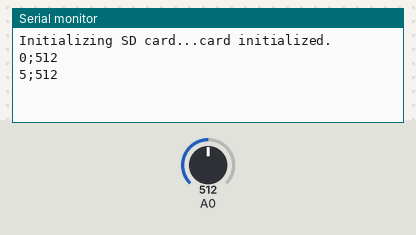
Bench run of a sketch on a simulated Arduino Uno, built with avr-gcc and run on an emulated ATmega328P. On the bench: the last lines printed to the serial monitor. The test bench sets the inputs (shaded band); at power-on: A0 = 512. Storage starts empty.

Above: at 10.8 s.
10.9 s: A0 set to 716
At 16.2 s:
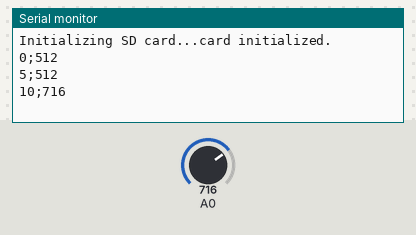
18.4 s: A0 set to 900
At 20.5 s:
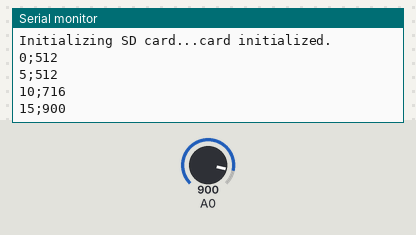
Timing chart, 0 to 22.0 s (numbered marks = the images above; inputs shaded):
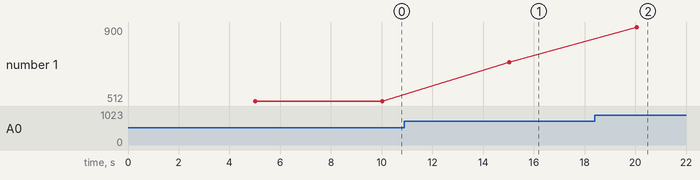

Measured:
- after the input at 10.9 s, the serial monitor: prints a new line after 4.1 s (image 1)
- after the input at 18.4 s, the serial monitor: prints a new line after 1.6 s (image 2)
- plotted number 1: 512 → 716 after the input at 10.9 s, 716 → 900 after the input at 18.4 s

The sketch:

sd_card_sensores.ino
```cpp
//SPI: 50 (MISO), 51 (MOSI), 52 (SCK), 53 (SS).
#include <SPI.h>
#include <SD.h>


const int chipSelect = 53;
long t_ini = 0;
char contador;

void setup() {
  // Open serial communications and wait for port to open:
  Serial.begin(9600);
  Serial.print("Initializing SD card...");

  // see if the card is present and can be initialized:
  if (!SD.begin(chipSelect)) {
    Serial.println("Card failed, or not present");
    // don't do anything more:
    return;
  }
  Serial.println("card initialized.");
}

void loop() {
  // make a string for assembling the data to log:
  String dataString = "";

  if((millis() - t_ini)> 5000){
    contador++;
    int sensor = analogRead(A0);
    dataString += String(t_ini/1000);
    dataString += ";";
    dataString += String(sensor);

    // open the file. note that only one file can be open at a time,
    // so you have to close this one before opening another.
    char nombre[] = "00000000.csv";
    nombre[0] = 'd';
    nombre[1] = 'a';
    nombre[2] = contador + '0';
   //nombre[2] = 't';
   // nombre[3] = 'a';
    nombre[4] = contador + '0';
    nombre[6] = contador + '0';

    File dataFile = SD.open( nombre, FILE_WRITE);

    // if the file is available, write to it:
    if (dataFile) {
      dataFile.println(dataString);
      dataFile.close();
      // print to the serial port too:
      Serial.println(dataString);
    }
    // if the file isn't open, pop up an error:
    else {
      Serial.println("error opening datalog.txt");
    }

    t_ini = millis();
  }
}
```
